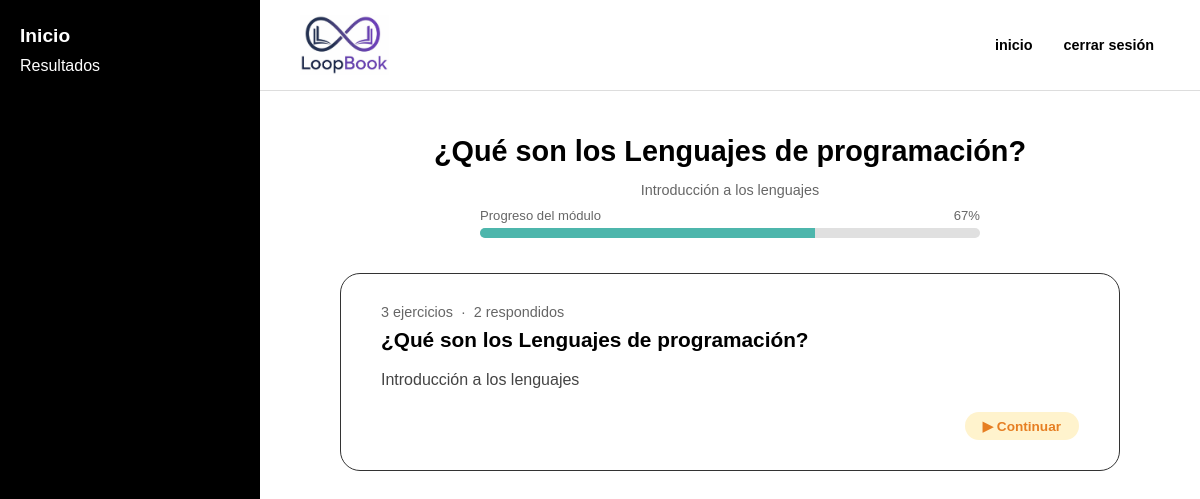
Page /Backend/Temas.php?modulo=1 (signed in) on the committed database.
### tables this page shows
CREATE TABLE `modulos` (
  `id_modulo` int(11) NOT NULL,
  `id_curso` int(11) NOT NULL,
  `nombre` varchar(150) NOT NULL,
  `descripcion` text DEFAULT NULL,
  `orden` int(11) NOT NULL
);

### Backend/Temas.php (the view, shortened to what this page needs)
<?php
require_once __DIR__ . "/conexion.php";
$id_usuario    = $_SESSION["id_usuario"];
$id_modulo_sel = isset($_GET["modulo"]) ? (int)$_GET["modulo"] : 0;
$stmtMod = $pdo->prepare("
    SELECT m.id_modulo, m.nombre, m.descripcion, c.nombre AS nombre_curso
    FROM modulos m
    JOIN curso c ON m.id_curso = c.id_curso
    WHERE m.id_modulo = ?
");
$stmtMod->execute([$id_modulo_sel]);
$modulo = $stmtMod->fetch(PDO::FETCH_ASSOC);
$stmtEj = $pdo->prepare("SELECT DISTINCT id_ejercicio FROM ejercicios WHERE id_modulo = ?");
$stmtEj->execute([$id_modulo_sel]);
$ejercicios = $stmtEj->fetchAll(PDO::FETCH_COLUMN);
$total_ej = count($ejercicios);
$total_comp = 0;
if ($total_ej > 0) {
    $ph = implode(",", array_fill(0, $total_ej, "?"));
    $stmtComp = $pdo->prepare("
        SELECT COUNT(DISTINCT id_ejercicio) FROM respuesta_abierta
        WHERE id_usuario = ? AND id_ejercicio IN ($ph)
    ");
    $stmtComp->execute(array_merge([$id_usuario], $ejercicios));
    $total_comp = (int) $stmtComp->fetchColumn();
}
$total_comp = min($total_comp, $total_ej);
$pct_modulo = $total_ej > 0 ? round(($total_comp / $total_ej) * 100) : 0;
?>
<!DOCTYPE html>
<html lang="es">
<head>
</head>
<body>
<aside class="sidebar">
    <h2 onclick="window.location.href='Cursos.php'">Inicio</h2>
    <p onclick="window.location.href='Cursos.php'">Resultados</p>
</aside>
<main class="main-content">
    <header class="header">
        <div class="logo"><img src="loopbook_logo.png" alt="LoopBook"></div>
        <nav class="top-nav">
            <span onclick="window.location.href='Cursos.php'">inicio</span>
            <form method="POST" action="cerrarSesion.php" style="margin:0;">
                <button type="submit" class="btn-cerrar">cerrar sesión</button>
            </form>
        </nav>
    </header>
    <section class="lessons-container">
        <h1 class="section-title"><?= htmlspecialchars($modulo["nombre"]) ?></h1>
        <p class="section-sub"><?= htmlspecialchars($modulo["descripcion"]) ?></p>
        <div class="modulo-progreso">
            <div class="prog-info">
                <span>Progreso del módulo</span>
                <span id="pct-label">0%</span>
            </div>
            <div class="prog-bar">
                <div class="prog-fill <?= $pct_modulo >= 100 ? 'done' : '' ?>" id="prog-fill"></div>
            </div>
        </div>
        <?php if ($total_ej === 0): ?>
            <p style="color:#999; font-style:italic;">No hay ejercicios disponibles para este módulo aún.</p>
        <?php else: ?>
            <a class="lesson-card <?= $pct_modulo >= 100 ? 'completada' : '' ?>"
               href="actividades.php?modulo=<?= $id_modulo_sel ?>">
                <div class="lesson-number">
                    <?= $total_ej ?> ejercicio<?= $total_ej !== 1 ? 's' : '' ?> &nbsp;·&nbsp;
                    <?= $total_comp ?> respondido<?= $total_comp !== 1 ? 's' : '' ?>
                </div>
                <h2 class="lesson-title"><?= htmlspecialchars($modulo["nombre"]) ?></h2>
                <p class="lesson-text"><?= htmlspecialchars($modulo["descripcion"]) ?></p>
                <div class="card-footer">
                    <?php if ($pct_modulo >= 100): ?>
                        <span class="estado-lec hecha">✔ Completado</span>
                    <?php elseif ($pct_modulo > 0): ?>
                        <span class="estado-lec progreso">▶ Continuar</span>
                    <?php else: ?>
                        <span class="estado-lec nueva">→ Comenzar</span>
                    <?php endif; ?>
                </div>
            </a>
        <?php endif; ?>
    </section>
</main>
</body>
</html>

### Backend/Temas.php (style rules this page uses)
:root { --sidebar-width: 220px; }
body { margin: 0; font-family: Arial, sans-serif; display: flex; height: 100vh; }
.sidebar { width: var(--sidebar-width); background-color: black; color: white; padding: 25px 20px; flex-shrink: 0; }
.sidebar h2 { margin: 0 0 10px 0; font-size: 1.2rem; cursor: pointer; }
.sidebar p { margin: 5px 0; font-size: 1rem; cursor: pointer; }
.main-content { flex-grow: 1; display: flex; flex-direction: column; overflow-y: auto; }
.header { display: flex; justify-content: space-between; align-items: center; padding: 15px 40px; border-bottom: 1px solid #ddd; }
.logo img { height: 60px; display: block; }
.top-nav { display: flex; gap: 25px; align-items: center; }
.top-nav span { font-weight: bold; font-size: 0.9rem; cursor: pointer; }
.lessons-container { padding: 20px 60px; max-width: 900px; margin: 0 auto; width: 100%; box-sizing: border-box; text-align: center; }
.section-title { font-size: 1.8rem; margin-bottom: 10px; }
.section-sub { color: #666; font-size: 0.9rem; margin-bottom: 10px; }
.modulo-progreso { margin: 0 auto 35px auto; max-width: 500px; }
.prog-info { display: flex; justify-content: space-between; font-size: 0.82rem; color: #666; margin-bottom: 5px; }
.prog-bar { background: #e0e0e0; height: 10px; border-radius: 5px; overflow: hidden; }
.prog-fill { background: #4db6ac; height: 100%; transition: width 1s ease-in-out; }
.lesson-card { border: 1.5px solid #333; border-radius: 20px; padding: 30px 40px; margin-bottom: 30px; text-align: left; cursor: pointer; text-decoration: none; color: inherit; display: block; transition: box-shadow 0.2s, border-color 0.2s; }
.lesson-number { font-size: 0.9rem; color: #666; margin-bottom: 8px; }
.lesson-title { font-size: 1.3rem; font-weight: bold; margin: 0 0 12px 0; }
.lesson-text { font-size: 1rem; line-height: 1.5; color: #444; margin-bottom: 20px; }
.card-footer { display: flex; justify-content: flex-end; align-items: center; }
.estado-lec { font-size: 0.85rem; font-weight: bold; padding: 6px 18px; border-radius: 20px; }
.estado-lec.progreso { background: #fff3cd; color: #e67e22; }
.btn-cerrar { background: none; border: none; cursor: pointer; font-weight: bold; font-size: 0.9rem; }

### rows in the picture
modulos: nombre "¿Qué son los Lenguajes de programación?", descripcion "Introducción a los lenguajes"

### other values in the picture
$total_ej "3"
$total_comp "2"
